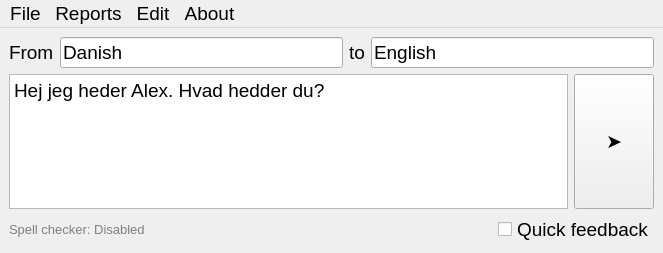
<?xml version="1.0" encoding="UTF-8"?>
<ui version="4.0">
 <class>MainWindow</class>
 <widget class="QMainWindow" name="MainWindow">
  <property name="geometry">
   <rect>
    <x>0</x>
    <y>0</y>
    <width>663</width>
    <height>253</height>
   </rect>
  </property>
  <property name="windowTitle">
   <string>Immersion</string>
  </property>
  <property name="styleSheet">
   <string notr="true">font-size: 14pt;</string>
  </property>
  <widget class="QWidget" name="centralwidget">
   <layout class="QGridLayout" name="gridLayout">
    <item row="2" column="0">
     <layout class="QVBoxLayout" name="verticalLayout_2" stretch="0,0,0">
      <property name="sizeConstraint">
       <enum>QLayout::SizeConstraint::SetNoConstraint</enum>
      </property>
      <item>
       <layout class="QHBoxLayout" name="horizontalLayout">
        <item>
         <widget class="QLabel" name="label">
          <property name="text">
           <string>From</string>
          </property>
         </widget>
        </item>
        <item>
         <widget class="QLineEdit" name="sourceLang">
          <property name="text">
           <string>Danish</string>
          </property>
         </widget>
        </item>
        <item>
         <widget class="QLabel" name="label_2">
          <property name="text">
           <string>to</string>
          </property>
         </widget>
        </item>
        <item>
         <widget class="QLineEdit" name="targetLang">
          <property name="text">
           <string>English</string>
          </property>
         </widget>
        </item>
       </layout>
      </item>
      <item>
       <layout class="QHBoxLayout" name="inputGoLayout">
        <item>
         <widget class="QPlainTextEdit" name="inputText">
          <property name="styleSheet">
           <string notr="true">font-size: 14pt;</string>
          </property>
          <property name="plainText">
           <string>Hej jeg heder Alex. Hvad hedder du?</string>
          </property>
         </widget>
        </item>
        <item>
         <layout class="QVBoxLayout" name="goFeedbackLayout">
          <item>
           <widget class="QPushButton" name="goButton">
            <property name="sizePolicy">
             <sizepolicy hsizetype="Fixed" vsizetype="Expanding">
              <horstretch>0</horstretch>
              <verstretch>0</verstretch>
             </sizepolicy>
            </property>
            <property name="text">
             <string>➤</string>
            </property>
           </widget>
          </item>
          <item>
           <layout class="QHBoxLayout" name="statusFeedbackLayout"/>
          </item>
         </layout>
        </item>
       </layout>
      </item>
      <item>
       <layout class="QHBoxLayout" name="horizontalLayout_5">
        <item>
         <widget class="QLabel" name="spellCheckerStatus">
          <property name="styleSheet">
           <string notr="true">color: gray; font-size: 10pt;</string>
          </property>
          <property name="text">
           <string>Spell checker: Disabled</string>
          </property>
         </widget>
        </item>
        <item>
         <spacer name="horizontalSpacer">
          <property name="orientation">
           <enum>Qt::Orientation::Horizontal</enum>
          </property>
          <property name="sizeHint" stdset="0">
           <size>
            <width>40</width>
            <height>20</height>
           </size>
          </property>
         </spacer>
        </item>
        <item>
         <widget class="QCheckBox" name="quickFeedbackCheckBox">
          <property name="text">
           <string>Quick feedback</string>
          </property>
         </widget>
        </item>
       </layout>
      </item>
     </layout>
    </item>
   </layout>
  </widget>
  <widget class="QMenuBar" name="menuBar">
   <property name="geometry">
    <rect>
     <x>0</x>
     <y>0</y>
     <width>663</width>
     <height>25</height>
    </rect>
   </property>
   <widget class="QMenu" name="menuFile">
    <property name="title">
     <string>File</string>
    </property>
    <widget class="QMenu" name="menuHistory">
     <property name="title">
      <string>History</string>
     </property>
    </widget>
    <addaction name="separator"/>
    <addaction name="menuHistory"/>
    <addaction name="separator"/>
    <addaction name="actionQuit"/>
   </widget>
   <widget class="QMenu" name="menuReports">
    <property name="title">
     <string>Reports</string>
    </property>
    <widget class="QMenu" name="menuGenerateReport">
     <property name="title">
      <string>Generate</string>
     </property>
    </widget>
    <addaction name="actionOpen_corrections_folder"/>
    <addaction name="menuGenerateReport"/>
   </widget>
   <widget class="QMenu" name="menuEdit">
    <property name="title">
     <string>Edit</string>
    </property>
    <widget class="QMenu" name="menuEdit_spellchecking">
     <property name="title">
      <string>Spell checking</string>
     </property>
     <addaction name="actionEditSpellCheckerLanguage"/>
     <addaction name="actionToggleVisualSpellChecking"/>
    </widget>
    <addaction name="actionReset_OpenAI_API_key"/>
    <addaction name="separator"/>
    <addaction name="actionEditModels"/>
    <addaction name="actionEditPrompts"/>
    <addaction name="menuEdit_spellchecking"/>
   </widget>
   <widget class="QMenu" name="menuAbout">
    <property name="title">
     <string>About</string>
    </property>
    <addaction name="actionHelp"/>
   </widget>
   <addaction name="menuFile"/>
   <addaction name="menuReports"/>
   <addaction name="menuEdit"/>
   <addaction name="menuAbout"/>
  </widget>
  <action name="actionReset_OpenAI_API_key">
   <property name="text">
    <string>OpenAI API key</string>
   </property>
  </action>
  <action name="actionEditModels">
   <property name="text">
    <string>Models</string>
   </property>
  </action>
  <action name="actionOpen_corrections_folder">
   <property name="text">
    <string>Open folder</string>
   </property>
  </action>
  <action name="actionHelp">
   <property name="text">
    <string>Help</string>
   </property>
  </action>
  <action name="actionQuit">
   <property name="text">
    <string>Quit</string>
   </property>
   <property name="shortcut">
    <string>Ctrl+Q</string>
   </property>
  </action>
  <action name="actionTest1">
   <property name="text">
    <string>Test1</string>
   </property>
  </action>
  <action name="actionTest2">
   <property name="text">
    <string>Test2</string>
   </property>
  </action>
  <action name="actionEditPrompts">
   <property name="text">
    <string>Prompts</string>
   </property>
  </action>
  <action name="actionEditSpellCheckerLanguage">
   <property name="text">
    <string>Language</string>
   </property>
  </action>
  <action name="actionToggleVisualSpellChecking">
   <property name="text">
    <string>Toggle</string>
   </property>
  </action>
 </widget>
 <resources/>
 <connections/>
</ui>
